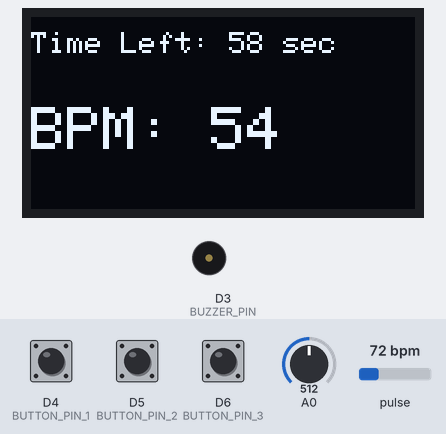
Recording of a sketch running on a simulated Arduino Nano 33 IoT. On the bench: 128×64 one-colour display, buzzer (waves = sounding). The test bench sets the inputs (shaded band); at power-on: D5 (BUTTON_PIN_2) HIGH, D6 (BUTTON_PIN_3) HIGH, D4 (BUTTON_PIN_1) HIGH, pulse 72 bpm, A0 = 512. Nothing arrives over Bluetooth unless stated; what the sketch prints to the serial monitor is not drawn.

Above: at 3.2 s.
3.3 s: D5 (BUTTON_PIN_2) pulled LOW for 0.15 s
At 6.1 s:
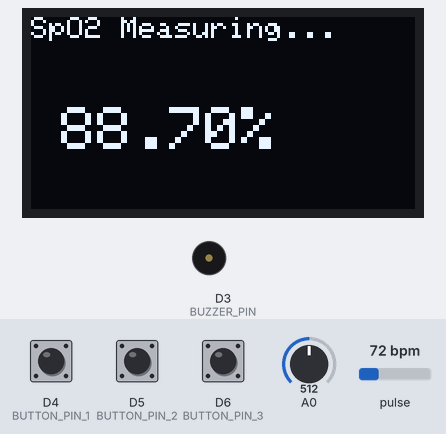
6.4 s: D6 (BUTTON_PIN_3) pulled LOW for 3.2 s
At 7.72 s:
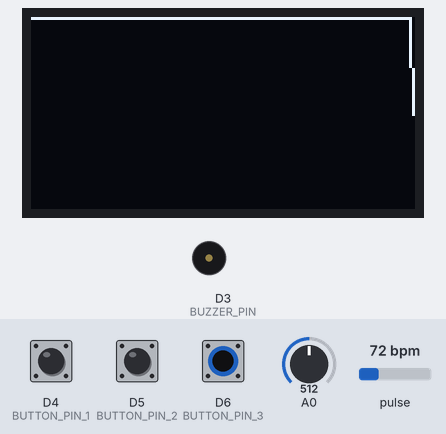
10.2 s: D4 (BUTTON_PIN_1) pulled LOW for 0.15 s
At 11.0 s:
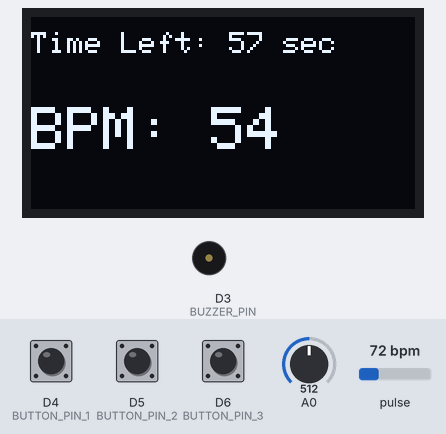
13.3 s: pulse set to 158 bpm
At 13.57 s:
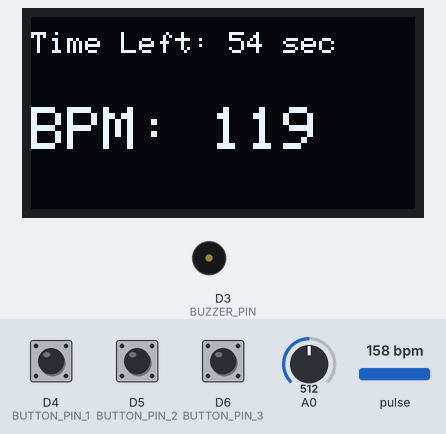
14.8 s: D5 (BUTTON_PIN_2) pulled LOW for 1 s
At 15.7 s:
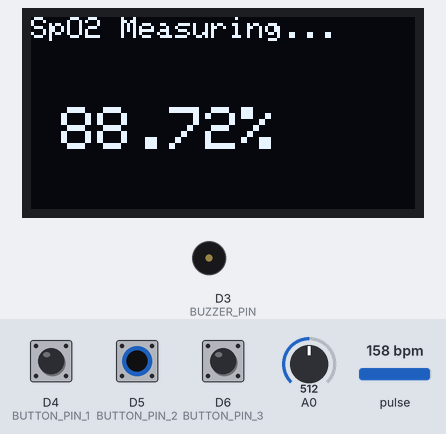
17.4 s: D4 (BUTTON_PIN_1) pulled LOW for 3.2 s
At 19.87 s:
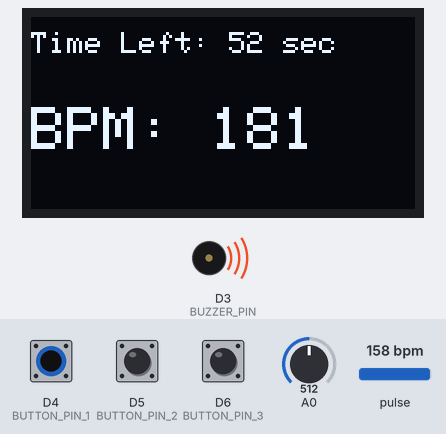
Timing chart, 0 to 22.2 s (numbered marks = the images above; inputs shaded):
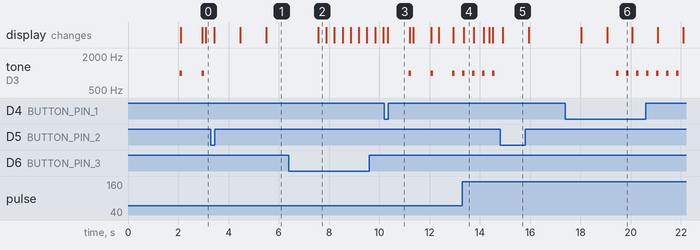

The sketch:

Hardware_Stroke.ino
```cpp
#include <Wire.h>
#include <Adafruit_GFX.h>
#include <Adafruit_SSD1306.h>
#include "MAX30105.h"
#include "heartRate.h"
#include <ArduinoBLE.h>

#define SCREEN_WIDTH 128
#define SCREEN_HEIGHT 64
#define OLED_RESET -1

Adafruit_SSD1306 display(SCREEN_WIDTH, SCREEN_HEIGHT, &Wire, OLED_RESET);
MAX30105 particleSensor;

const int BUTTON_PIN_1 = 4;
const int BUTTON_PIN_2 = 5;
const int BUTTON_PIN_3 = 6;
const int BUZZER_PIN = 3;

long totalBPM = 0;
int countBPM = 0;
long measurementStartTime = 0;
const byte RATE_SIZE = 4;
byte rates[RATE_SIZE];
byte rateSpot = 0;
long lastBeat = 0;
float beatsPerMinute;
int beatAvg;
float spo2Value = 0;
int xPos = 0;
int lastValue = SCREEN_HEIGHT / 2;
int currentMode = 0;

// BLE definitions
BLEService healthService("180D");
BLEFloatCharacteristic bpmCharacteristic("2A37", BLERead | BLENotify);
BLEFloatCharacteristic spo2Characteristic("2A5F", BLERead | BLENotify);
BLEIntCharacteristic ecgCharacteristic("2A58", BLERead | BLENotify);

void setup() {
  Serial.begin(115200);

  pinMode(BUTTON_PIN_1, INPUT_PULLUP);
  pinMode(BUTTON_PIN_2, INPUT_PULLUP);
  pinMode(BUTTON_PIN_3, INPUT_PULLUP);
  pinMode(BUZZER_PIN, OUTPUT);

  if (!BLE.begin()) {
    Serial.println("Starting BLE failed!");
    while (1);
  }

  BLE.setLocalName("3hmed_3li");
  healthService.addCharacteristic(bpmCharacteristic);
  healthService.addCharacteristic(spo2Characteristic);
  healthService.addCharacteristic(ecgCharacteristic);
  BLE.addService(healthService);
  BLE.advertise();

  if (!display.begin(SSD1306_SWITCHCAPVCC, 0x3C)) {
    Serial.println(F("OLED init failed"));
    while (true);
  }

  display.clearDisplay();
  display.setTextSize(1);
  display.setTextColor(WHITE);
  display.setCursor(0, 0);
  display.println("Initializing...");
  display.display();
  delay(2000);

  if (!particleSensor.begin(Wire, I2C_SPEED_STANDARD)) {
    Serial.println("MAX30102 not found");
    while (true);
  }

  particleSensor.setup();
  particleSensor.setPulseAmplitudeRed(0x0A);

  measurementStartTime = millis();
}

void loop() {
  BLE.poll();
  checkButtonPress();

  if (currentMode == 0) {
    measureHeartRate();
  } else if (currentMode == 1) {
    measureSpO2();
  } else if (currentMode == 2) {
    measureECGWithAnalysis();  // ✅ بدون فحص leads off
  }
}

void checkButtonPress() {
  static unsigned long lastDebounceTime = 0;
  static int lastButtonState1 = HIGH;
  static int lastButtonState2 = HIGH;
  static int lastButtonState3 = HIGH;

  int reading1 = digitalRead(BUTTON_PIN_1);
  int reading2 = digitalRead(BUTTON_PIN_2);
  int reading3 = digitalRead(BUTTON_PIN_3);

  if (reading1 != lastButtonState1 || reading2 != lastButtonState2 || reading3 != lastButtonState3) {
    lastDebounceTime = millis();
  }

  if ((millis() - lastDebounceTime) > 50) {
    if (reading1 == LOW) currentMode = 0;
    if (reading2 == LOW) currentMode = 1;
    if (reading3 == LOW) {
      currentMode = 2;
      xPos = 0;
      lastValue = SCREEN_HEIGHT / 2;
      display.clearDisplay();  // ⬅️ امسح الشاشة عند بدء ECG
    }
  }

  lastButtonState1 = reading1;
  lastButtonState2 = reading2;
  lastButtonState3 = reading3;
}

bool isFingerPlaced = false;  // متغير لمتابعة حالة الإصبع (إذا كان الموضوع موجودًا)
unsigned long lastAverageTime = 0;  // لحفظ آخر وقت تحديث المعدل
int countdownTime = 60;  // العد التنازلي للدقيقة
unsigned long lastClearTime = 0;  // لحفظ آخر وقت مسح الشاشة

void measureHeartRate() {
  long irValue = particleSensor.getIR();

  if (irValue > 7000) {  // إذا كانت الإشارة قوية
    if (!isFingerPlaced) {
      isFingerPlaced = true;
      // إعادة تعيين القياسات والعد التنازلي
      totalBPM = 0;
      countBPM = 0;
      measurementStartTime = millis();  // إعادة بدء العد التنازلي
      countdownTime = 60;  // إعادة تعيين العد التنازلي إلى 60 ثانية
    }

    if (checkForBeat(irValue)) {  // اكتشاف نبضة قلب جديدة
      long delta = millis() - lastBeat;
      lastBeat = millis();
      beatsPerMinute = 60 / (delta / 1000.0);

      if (beatsPerMinute < 255 && beatsPerMinute > 20) {
        rates[rateSpot++] = (byte)beatsPerMinute;
        rateSpot %= RATE_SIZE;

        beatAvg = 0;
        for (byte x = 0; x < RATE_SIZE; x++)
          beatAvg += rates[x];
        beatAvg /= RATE_SIZE;
        beatAvg += 30;

        totalBPM += beatAvg;
        countBPM++;

        tone(BUZZER_PIN, 1000, 100);  // إصدار الصوت عند اكتشاف نبضة قلب جديدة
      }
    }

    // تحديث العد التنازلي
    if (millis() - lastAverageTime >= 1000) {
      countdownTime--;
      lastAverageTime = millis();
    }

    // عرض الوقت المتبقي على الشاشة
    display.clearDisplay();
    display.setTextSize(1);
    display.setCursor(0, 5);
    display.print("Time Left: ");
    display.print(countdownTime);
    display.println(" sec");

    // عرض معدل ضربات القلب
    display.setTextSize(2);
    display.setCursor(0, 30);
    display.print("BPM: ");
    display.print(beatAvg);
    display.display();

    // حساب وعرض المعدل المتوسط
    if (countdownTime <= 0) {  // بعد انتهاء العد التنازلي
      int averageBPM = totalBPM / countBPM;

      // طباعة المعدل المتوسط في الـ Serial Monitor
      Serial.print("Average BPM (1 min): ");
      Serial.println(averageBPM);

      // عرض المعدل المتوسط على الشاشة
      display.clearDisplay();
      display.setTextSize(2);
      display.setCursor(0, 0);
      display.println("Avg BPM:");
      display.setCursor(10, 30);
      display.println(averageBPM);
      display.display();
      display.clearDisplay();

      tone(BUZZER_PIN, 1000, 1000);  // إصدار الصوت لمدة 1 ثانية عند نهاية الدقيقة
      delay(1000);
      noTone(BUZZER_PIN);  // إيقاف الصوت
      delay(3000);  // الانتظار 3 ثوانٍ قبل مسح الشاشة
      display.clearDisplay();

      // مسح الشاشة بعد 5 ثوانٍ من عرض النتيجة
      if (millis() - lastClearTime >= 5000) {
        display.clearDisplay();
        display.display();
        lastClearTime = millis();  // تحديث آخر وقت مسح الشاشة

        // إعادة تعيين العد التنازلي
        totalBPM = 0;
        countBPM = 0;
        countdownTime = 60;  // إعادة تعيين العد التنازلي إلى 60 ثانية
      }
    }
  } else {
    // إذا كانت الإشارة ضعيفة (الإصبع غير موجود)
    if (isFingerPlaced) {
      display.clearDisplay();
      isFingerPlaced = false;  // تم رفع الإصبع
      display.clearDisplay();
      display.setTextSize(1);
      display.setCursor(10, 20);
      display.println("Place Finger BPM");
      display.display();
      noTone(BUZZER_PIN);  // إيقاف الصوت إذا لم يكن هناك نبضة قلب
    }
  }
}

void measureSpO2() {
  long irValue = particleSensor.getIR();
  long redValue = particleSensor.getRed();

  display.clearDisplay();
  display.setTextSize(1);

  if (irValue > 7000) {
    float ratio = (float)redValue / (float)irValue;
    spo2Value = 104 - (17 * ratio);

    spo2Characteristic.writeValue(spo2Value);  // Send to BLE

    Serial.print("SpO2: ");
    Serial.print(spo2Value);
    Serial.println(" %");

    display.setCursor(0, 0);
    display.println("SpO2 Measuring...");
    display.setTextSize(2);
    display.setCursor(10, 30);
    display.print(spo2Value);
    display.println("%");
  } else {
    display.setCursor(10, 20);
    display.println("Place Finger SpO2");
  }
  display.display();
  delay(1000);
}

int getEcgStatus(int ecgValue) {
  const int LOWER_BOUND = 200;
  const int UPPER_BOUND = 800;
  return (ecgValue >= LOWER_BOUND && ecgValue <= UPPER_BOUND) ? 1 : 0;
}

#define ECG_BUFFER_SIZE SCREEN_WIDTH
int ecgBuffer[ECG_BUFFER_SIZE];

void measureECGWithAnalysis() {
  static unsigned long ecgStartTime = 0;
  static int normalReadings = 0;
  static int totalReadings = 0;

  int ecgValue = analogRead(A0);
  Serial.println(ecgValue);

  totalReadings++;
  if (ecgValue >= 200 && ecgValue <= 800) {
    normalReadings++;
  }

  int yValue = map(ecgValue, 0, 1023, SCREEN_HEIGHT - 1, 0);

  // حرك القيم في البفر لليسار
  for (int i = 0; i < ECG_BUFFER_SIZE - 1; i++) {
    ecgBuffer[i] = ecgBuffer[i + 1];
  }
  ecgBuffer[ECG_BUFFER_SIZE - 1] = yValue;

  // رسم الإشارة
  display.clearDisplay();
  for (int x = 1; x < ECG_BUFFER_SIZE; x++) {
    display.drawLine(x - 1, ecgBuffer[x - 1], x, ecgBuffer[x], WHITE);
  }
  display.display();
  delay(10);

  if (ecgStartTime == 0) ecgStartTime = millis();

  if (millis() - ecgStartTime >= 30000) {
    int finalStatus = (normalReadings >= (totalReadings / 2)) ? 0 : 1;

    display.clearDisplay();
    display.setTextSize(1);
    display.setCursor(0, 0);
    display.println(finalStatus == 0 ? "Status:Normal" : "Status:Abnormal");
    display.display();

    Serial.print(" after 20s: ");
    Serial.println(finalStatus);

    delay(5000); // عرض النتيجة 5 ثوانٍ
    display.clearDisplay();
    ecgStartTime = 0;
    normalReadings = 0;
    totalReadings = 0;

    // تصفير البفر
    for (int i = 0; i < ECG_BUFFER_SIZE; i++) {
      ecgBuffer[i] = SCREEN_HEIGHT / 2;
    }
  }
}
```

Measured:
- after the input at 3.3 s, tone on D3 (BUZZER_PIN): stops changing and stays silent; the display: first changes after 0.12 s (image 1 shows a later state)
- after the input at 6.4 s, the display: changes after 1.2 s (image 2)
- after the input at 10.2 s, tone on D3 (BUZZER_PIN): alternates 1000 Hz for 0.10 s and silent for 0.76 s, starting after 0.98 s; the display: changes after 0.14 s (image 3)
- after the input at 13.3 s, tone on D3 (BUZZER_PIN): alternates 1000 Hz for 0.10 s and silent for 0.30 s, starting at once
- after the input at 14.8 s, tone on D3 (BUZZER_PIN): stops changing and stays silent; the display: changes after 0.11 s (image 5)
- after the input at 17.4 s, tone on D3 (BUZZER_PIN): alternates 1000 Hz for 0.10 s and silent for 0.30 s, starting after 2.0 s; the display: first differs from a run without the input after 1.7 s (image 6)
- by itself, tone on D3 (BUZZER_PIN): alternates 1000 Hz for 0.10 s and silent for 0.76 s
